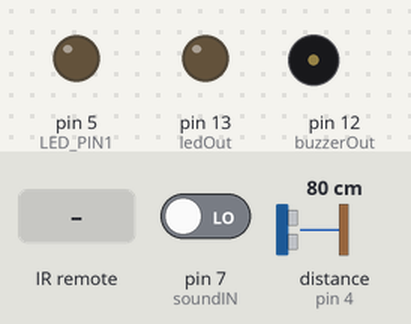
A sketch run on a simulated Arduino Uno, built with avr-gcc and run on an emulated ATmega328P. On the bench: output pins drawn as LEDs (lit = HIGH), buzzer (waves = sounding). Wiring (inferred from the names in the program): ultrasonic range finder: trigger pin 2; echo pin 4. Dashed ring = blinking. The inputs (shaded band) are chosen by the test bench; at power-on: distance to the obstacle (sensor on pin 4) 80 cm, pin 7 (soundIN) LOW. The echo pulse lasts 58.3 µs per cm; pins used as bus, display or sensor lines are not drawn; what the sketch prints to the serial monitor is not drawn.

Above: at 1.2 s.
1.3 s: distance to the obstacle (sensor on pin 4) set to 34 cm
4.3 s: distance to the obstacle (sensor on pin 4) set to 27 cm
At 4.48 s:
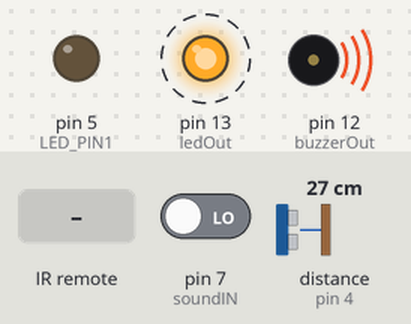
7.3 s: infrared code 0xFF30CF received
At 7.46 s:
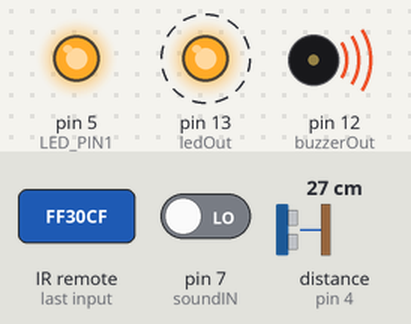
10.3 s: infrared code 0xFF18E7 received
At 10.54 s:
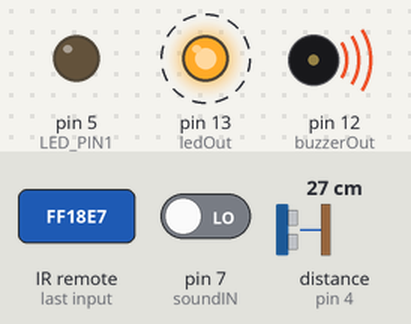
13.3 s: distance to the obstacle (sensor on pin 4) set to 60 cm
At 14.5 s:
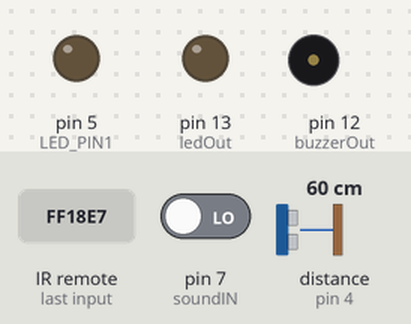
14.8 s: distance to the obstacle (sensor on pin 4) set to 7 cm
At 14.99 s:
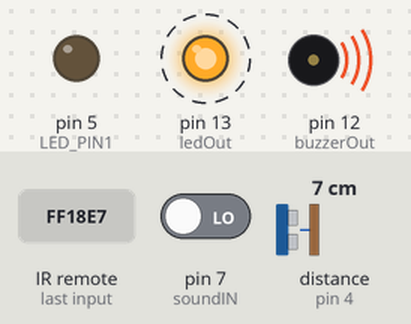
Timing chart, 0 to 18.8 s (numbered marks = the images above; inputs shaded):
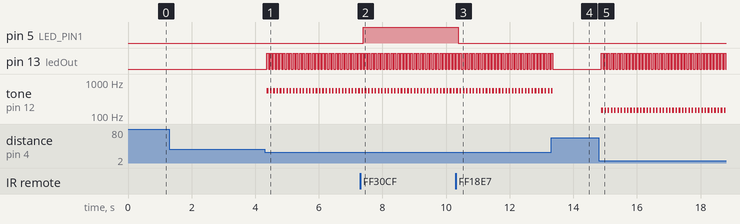

The sketch:

_______.ino
```cpp
//遥控器码值如下：
//CH-  FFA25D
//CH   FF629D
//CH+  FFE21D
//|<<  FF22DD
//>>|  FF02FD
//>||  FFC23D
//-    FFE01F
//+    FFA857
//EQ   FF906F
//0    FF6897
//100+ FF9867
//200+ FFB04F
//1    FF30CF
//2    FF18E7
//3    FF7A85
//4    FF10EF
//5    FF38C7
//6    FF5AA5
//7    FF42BD
//8    FF4AB5
//9    FF52AD

#include <IRremote.h>     // IRremote库声明

int RECV_PIN = 10;        //定义红外接收器的引脚为10
int LED_PIN1 = 5;
int LED_PIN5 = 6;
int LED_PIN9 = 11;
IRrecv irrecv(RECV_PIN);
decode_results results;   //解码结果放在 decode results结构的 result中

int superSoIn = 4;      //  接超声波的 input 引脚到数字D4脚 echo
int superSoOut = 2;     //  接超声波的 output 引脚到数字D5脚 trig
int ledOut = 13;         // led灯的引脚为D13脚
int soundIN=7;          //  声音传感器的输入引脚为D7
int buzzerOut=12;       //  蜂鸣器的输出引脚为D12

void setup()
{ //初始化串口及引脚的输入、输出模式
  Serial.begin(9600);
  pinMode(superSoIn, INPUT);
  pinMode(superSoOut, OUTPUT);
  pinMode(ledOut,OUTPUT);
  pinMode(soundIN, INPUT);
  pinMode(buzzerOut,OUTPUT);
  digitalWrite(12,HIGH);

  irrecv.enableIRIn(); // 启动接收器
  pinMode(LED_PIN1,OUTPUT);
}


void loop()
{
  int soundSta = digitalRead(soundIN);   //定义声音传感器的状态
  unsigned int x1;                      //定义距离
  digitalWrite(superSoOut, LOW); //发出超声波信号接口低电平2 μs
  delayMicroseconds(2);
  digitalWrite(superSoOut, HIGH); //使发出超声波信号接口高电平10μs ，这里是至少10μs
  delayMicroseconds(10);
  digitalWrite(superSoOut, LOW);  // 保持发出超声波信号接口低电平
  float time = pulseIn(superSoIn, HIGH);  //  读出接收脉冲的时间

  int distance1 = time/58;       // 将脉冲时间转化为距离（单位：厘米）
  x1 = distance1 * 100.0;
  distance1 = x1 / 100.0;  //保留两位小数
  Serial.print("距离（厘米） = ");
  Serial.print(distance1);  //输出距离值
  Serial.println("是否有声音 = ");
  Serial.print(soundSta);  //输出是否有声音
  delay(50);

  if (distance1 <= 5)
  {
    digitalWrite(ledOut,HIGH);  //灯亮起
    tone(buzzerOut,50,50);//蜂鸣器发声
    delay(50);
    digitalWrite(ledOut,LOW);

  }else if(distance1 > 5 && distance1 < 10){
    digitalWrite(ledOut,HIGH);  //灯亮起
    tone(buzzerOut,150,50);//蜂鸣器发声
    delay(50);
    digitalWrite(ledOut,LOW);

  }else if(distance1 > 10 && distance1 < 15){
    digitalWrite(ledOut,HIGH);  //灯亮起
    tone(buzzerOut,250,50);//蜂鸣器发声
    delay(50);
    digitalWrite(ledOut,LOW);

  }else if(distance1 > 15 && distance1 < 20){
    digitalWrite(ledOut,HIGH);  //灯亮起
    tone(buzzerOut,350,50);//蜂鸣器发声
    delay(50);
    digitalWrite(ledOut,LOW);

  }else if(distance1 > 20 && distance1 < 25){
    digitalWrite(ledOut,HIGH);  //灯亮起
    tone(buzzerOut,450,50);//蜂鸣器发声
    delay(50);
    digitalWrite(ledOut,LOW);

  }else if(distance1 > 25 && distance1 < 30){
    digitalWrite(ledOut,HIGH);  //灯亮起
    tone(buzzerOut,550,50);//蜂鸣器发声
    delay(50);
    digitalWrite(ledOut,LOW);

  }else if(distance1 > 25 && distance1 < 30){
    digitalWrite(ledOut,HIGH);  //灯亮起
    tone(buzzerOut,650,50);//蜂鸣器发声
    delay(50);
    digitalWrite(ledOut,LOW);
}
//    if (soundSta == 1){
//    digitalWrite(buzzerOut,LOW);
//    delay(500);
//    digitalWrite(buzzerOut,HIGH);
//    Serial.print("test");}

if (irrecv.decode(&results))//解码成功，收到一组红外讯号
    {
      Serial.println(results.value, HEX);//以16进制换行输出接收代码
      if (results.value == 0xFF30CF){  //按1，5口灯亮
        digitalWrite(LED_PIN1,HIGH);
        Serial.println("test");
      }
      else if(results.value == 0xFF18E7){//按2，5口灯灭
        digitalWrite(LED_PIN1,LOW);
      }
      else if(results.value == 0xFF38C7){//按5，6口灯亮
        digitalWrite(LED_PIN5,HIGH);
      }
      else if(results.value == 0xFF5AA5){//按6，6口灯灭
        digitalWrite(LED_PIN5,LOW);
      }
       else if(results.value == 0xFF52AD){//按9，11口灯亮
        digitalWrite(LED_PIN9,HIGH);
      }
      else if(results.value == 0xFF4AB5){//按8，11口灯灭
        digitalWrite(LED_PIN9,LOW);
      }
      irrecv.resume(); // 接收下一个值
    }


}
```

Measured:
- the behaviour switches between 31 and 30 cm on distance to the obstacle (sensor on pin 4) (found by bisection; images 0 and 1)
- after the input at 1.3 s, every drawn part: stays the same
- after the input at 4.3 s, pin 13 (ledOut): alternates HIGH for 0.05 s and LOW for 0.05 s, starting after 0.07 s; tone on pin 12 (buzzerOut): alternates 550 Hz for 0.05 s and silent for 0.05 s, starting after 0.07 s
- after the input at 7.3 s, pin 5 (LED_PIN1): LOW → HIGH after 0.10 s
- after the input at 10.3 s, pin 5 (LED_PIN1): HIGH → LOW after 0.08 s
- after the input at 13.3 s, pin 13 (ledOut): goes on until 13.4 s, then stays LOW; tone on pin 12 (buzzerOut): goes on until 13.4 s, then stays silent
- after the input at 14.8 s, pin 13 (ledOut): alternates HIGH for 0.05 s and LOW for 0.05 s, starting after 0.08 s; tone on pin 12 (buzzerOut): alternates 150 Hz for 0.05 s and silent for 0.05 s, starting after 0.08 s
